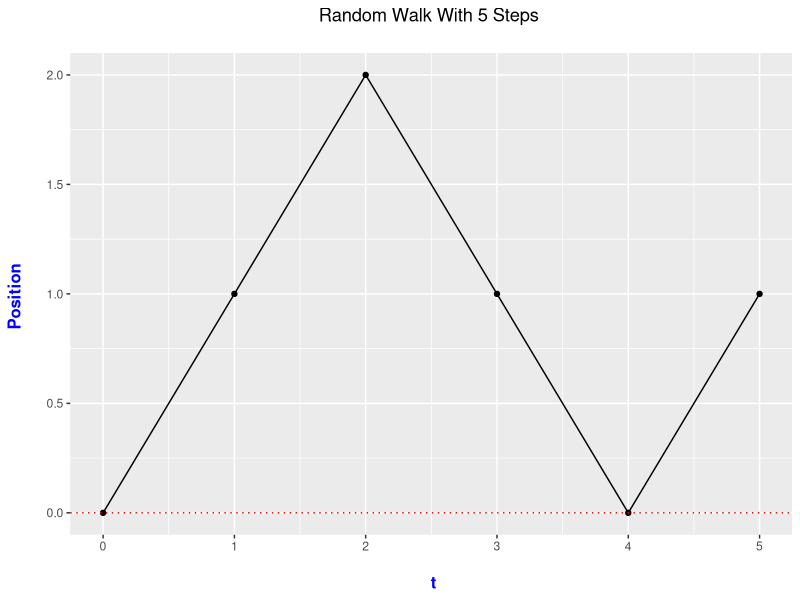
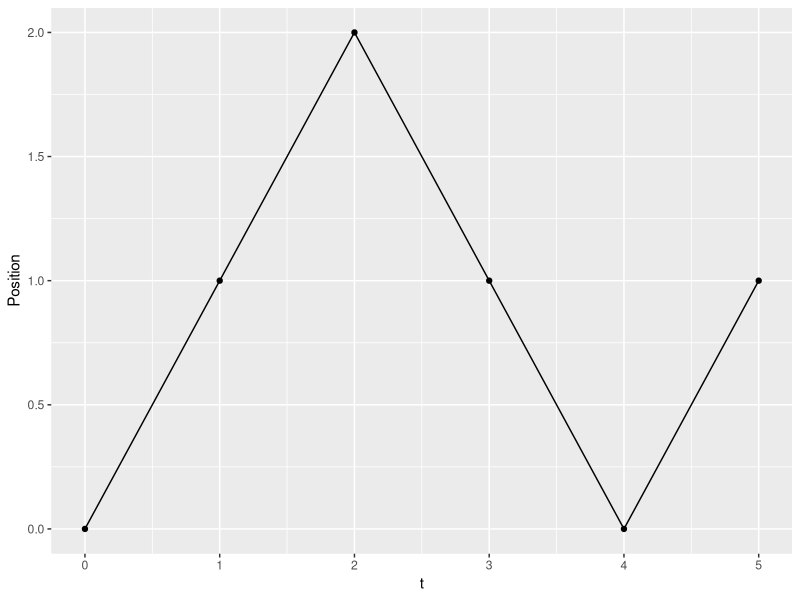
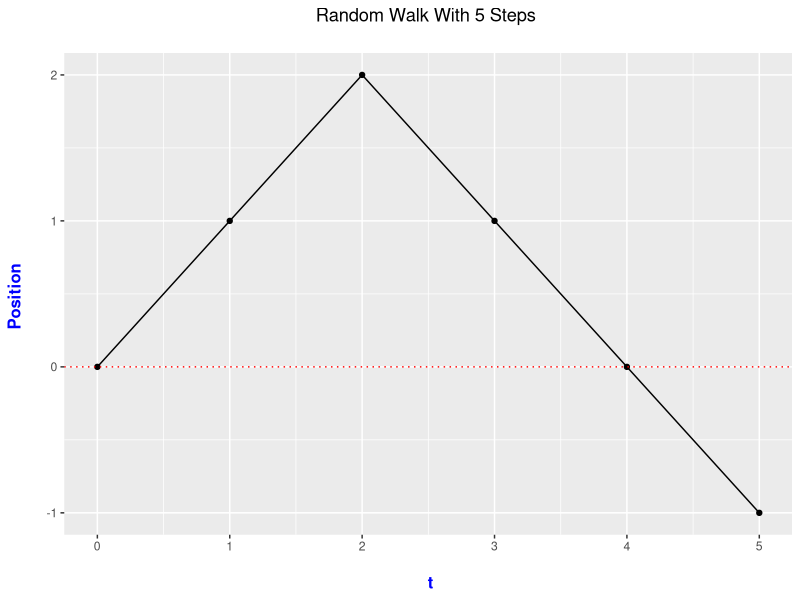
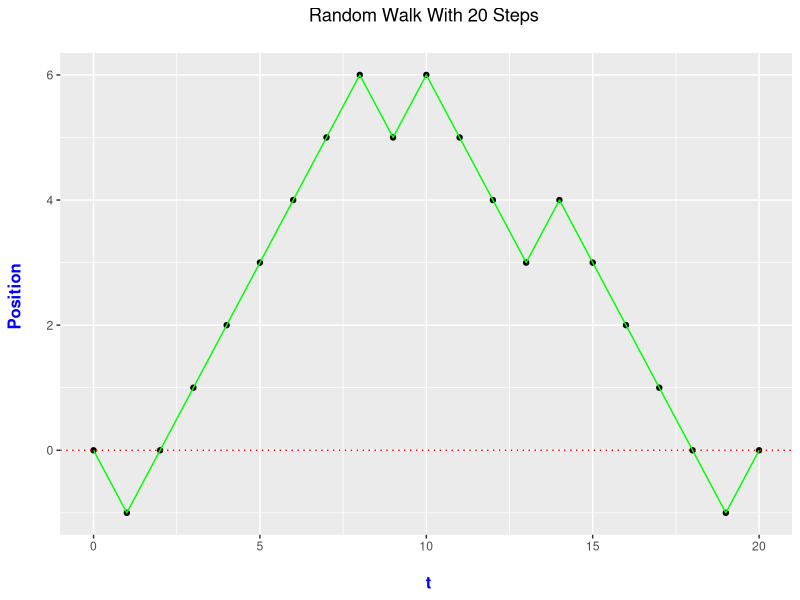

Write R code to recreate these figures, in order.
## ---- chunk 1
# Random Walk Plot In R With ggplot2

# Resouce: https://stackoverflow.com/questions/21991130/simulating-a-random-walk

# The random walk is a running total/sum based on a random variable
# that is +1 or -1 depending on the outcome.

# In here, we deal with a symmetric random walk where the expected value of the running total/sum
# is zero and the random variable has an equal chance of being +1 or -1.

library(ggplot2)

# Random Walk Function:
# Input: Time in seconds; Output: The sequence of sums at each time point with M_0 = 0.

random_walk <- function(t = 1){
  if (t <= 0 | t %% 1 != 0){
    print("Please enter a whole number that is 1 or greater.")
  } else {
  
  # Initialize
  time_vect <- 0:t
  sum_vect <- c(0) 
  
  # Remember that M_0 = 0 meaning that the sum at t = 0 is 0
  for (i in 1:t){
    sum_vect[i + 1] = sum_vect[i] + sample(x = c(-1, 1), size = 1, prob = c(0.5, 0.5))
  }
  
  return(sum_vect)
}
}
## ---- chunk 2
time = 5

rw5 <- random_walk(5)

data_rw5 <- data.frame(0:5, rw5)

data_rw5

colnames(data_rw5) <- c("t", "Position") #Rename columns

data_rw5
## ---- chunk 3
# Ggplot with time on horizontal axis, and running total on vertical axis.

ggplot(data_rw5, aes(x = t, y = Position)) + 
  geom_point() +
  geom_line() +
  labs(x = "\n t", y = "Position \n", title = paste0("Random Walk With ", time, " Steps \n")) + 
  theme(plot.title = element_text(hjust = 0.5), 
        axis.title.x = element_text(face="bold", colour="blue", size = 12),
        axis.title.y = element_text(face="bold", colour="blue", size = 12)) +
  geom_hline(yintercept = 0, colour = "red", linetype = "dotted")
## ---- chunk 4
ggplot(data_rw5, aes(x = t, y = Position)) + 
  geom_point() +
  geom_line()
## ---- chunk 5
# Using the cumsum() function to generate random walk more efficently:

time <- 5

rw_psn <- c(0, cumsum(sample(x = c(-1, 1), size = time, prob = c(0.5, 0.5), replace = TRUE)))

rwalk_data5 <- data.frame(0:5, rw_psn)

rwalk_data5
## ---- chunk 6
# Using the cumsum() function to generate random walk more efficiently:
 
time <- 5

rw_psn <- c(0, cumsum(sample(x = c(-1, 1), size = time, prob = c(0.5, 0.5), replace = TRUE)))

rwalk_data5 <- data.frame(0:5, rw_psn)

rwalk_data5

colnames(rwalk_data5) <- c("t", "Position")

# Ggplot with time on horizontal axis, and running total on vertical axis.

ggplot(rwalk_data5, aes(x = t, y = Position)) + 
  geom_point() +
  geom_line() +
  labs(x = "\n t", y = "Position \n", title = paste0("Random Walk With ", time, " Steps \n")) +
  theme(plot.title = element_text(hjust = 0.5), 
  axis.title.x = element_text(face="bold", colour="blue", size = 12),
  axis.title.y = element_text(face="bold", colour="blue", size = 12)) +
  geom_hline(yintercept = 0, colour = "red", linetype = "dotted")
## ---- chunk 7
## Making It As A Random Walk Plotting Function:
# Input: Time in seconds; Output: The sequence of sums at each time point with M_0 = 0.


random_walk_plot <- function(t = 1, col_line = "black"){
 if (t <= 0 | t %% 1 != 0){
 print("Please enter a whole number that is 1 or greater.")
 } else {
 
 # Random Walk Steps:
 psn_vector <- c(0, cumsum(sample(x = c(-1, 1), size = t, prob = c(0.5, 0.5), replace = TRUE)))
 
 # Put results into a data frame:
 rwalk_df <- data.frame(0:t, psn_vector)
 
 colnames(rwalk_df) <- c("t", "Position") #Rename columns
 
 # Ggplot with time on horizontal axis, and running total on vertical axis.
 
 ggplot(rwalk_df, aes(x = t, y = Position)) + 
 geom_point() +
 geom_line(colour = col_line) +
 labs(x = "\n t", y = "Position \n", title = paste0("Random Walk With ", t, " Steps \n")) + 
 theme(plot.title = element_text(hjust = 0.5), 
 axis.title.x = element_text(face="bold", colour="blue", size = 12),
 axis.title.y = element_text(face="bold", colour="blue", size = 12)) +
 geom_hline(yintercept = 0, colour = "red", linetype = "dotted")
 
 }
}

# Function calls:

random_walk_plot(t = 20, col_line = "green")
